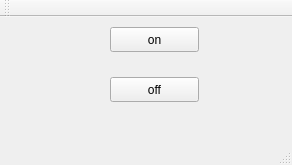
<?xml version="1.0" encoding="UTF-8"?>
<ui version="4.0">
 <class>MainWindow</class>
 <widget class="QMainWindow" name="MainWindow">
  <property name="geometry">
   <rect>
    <x>0</x>
    <y>0</y>
    <width>292</width>
    <height>165</height>
   </rect>
  </property>
  <property name="windowTitle">
   <string>MainWindow</string>
  </property>
  <widget class="QWidget" name="centralWidget">
   <widget class="QPushButton" name="pushButton">
    <property name="geometry">
     <rect>
      <x>110</x>
      <y>10</y>
      <width>89</width>
      <height>25</height>
     </rect>
    </property>
    <property name="text">
     <string>on</string>
    </property>
   </widget>
   <widget class="QPushButton" name="pushButton_2">
    <property name="geometry">
     <rect>
      <x>110</x>
      <y>60</y>
      <width>89</width>
      <height>25</height>
     </rect>
    </property>
    <property name="text">
     <string>off</string>
    </property>
   </widget>
  </widget>
  <widget class="QMenuBar" name="menuBar">
   <property name="geometry">
    <rect>
     <x>0</x>
     <y>0</y>
     <width>292</width>
     <height>22</height>
    </rect>
   </property>
  </widget>
  <widget class="QToolBar" name="mainToolBar">
   <attribute name="toolBarArea">
    <enum>TopToolBarArea</enum>
   </attribute>
   <attribute name="toolBarBreak">
    <bool>false</bool>
   </attribute>
  </widget>
  <widget class="QStatusBar" name="statusBar"/>
 </widget>
 <layoutdefault spacing="6" margin="11"/>
 <resources/>
 <connections/>
</ui>
